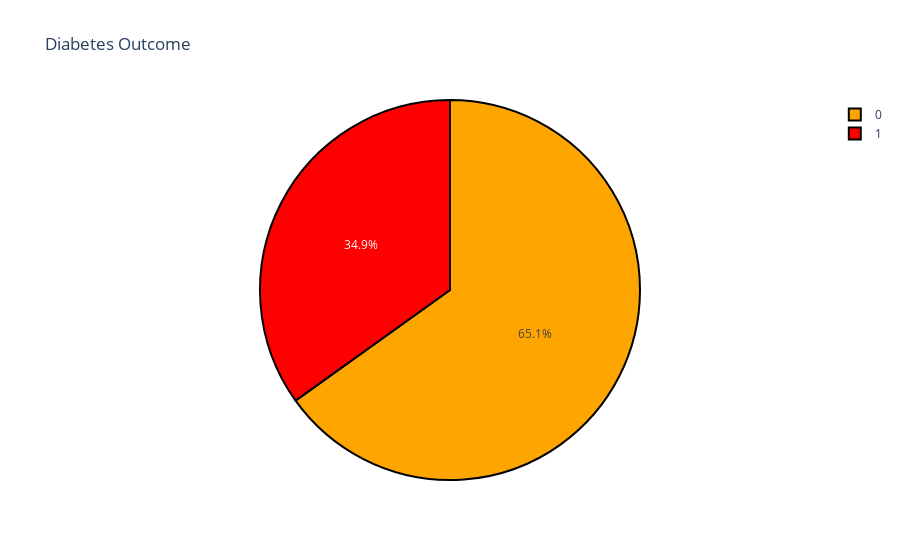

Notebook source saved alongside this figure:
### Code cell
fig.update_traces(marker=dict(colors=colors, line=dict(color='#000000', width=2)))

### Figure 1 — Plotly figure (JSON) as saved in the notebook; plotly's stock layout.template omitted (floating-point values rounded to 4 significant figures)
{"data": [{"labels": [0, 1], "marker": {"colors": ["orange", "red"], "line": {"color": "#000000", "width": 2}}, "type": "pie", "values": [500, 268]}], "layout": {"autosize": true, "title": {"text": "Diabetes Outcome"}}}
